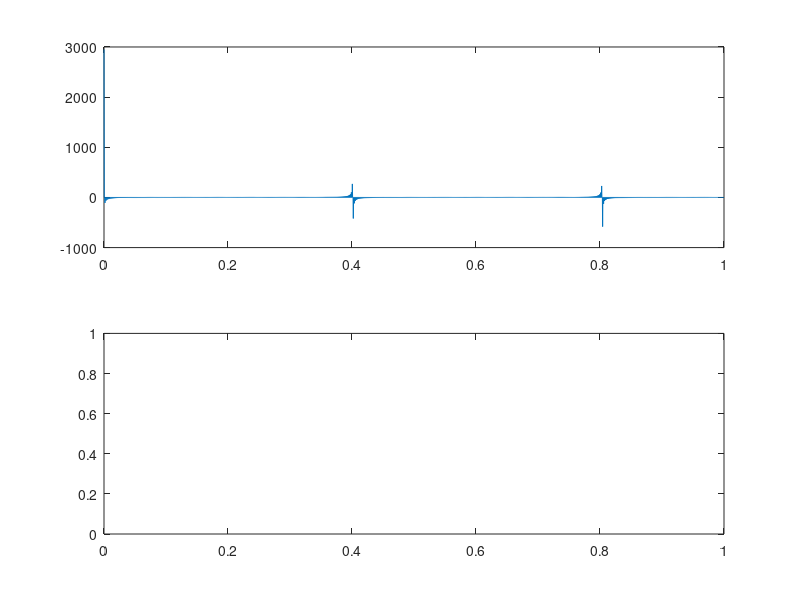

Source code (MATLAB):
close all;clear all;clc;

%% Discretization
% Create amount to discretize by

N=2^8*10;

% discretize

A=1;

k=100;
x = linspace(0,1,N);
a = -2*k^2*(1/N)^2*ones(1,N);
b = ones(1,N);
c = ones(1,N);
u = zeros(1,N);
f = A*ones(1,N);
alpha = zeros(1,N);

%% Apply the boundary conditions

u(1)= 10;
u(N)=0;

alpha(1)=a(1);
g(1)=f(1);

for j=2:1:N
    alpha(j)=a(j)-(b(j)/alpha(j-1))*c(j-1);
    g(j)=f(j) - (b(j)/alpha(j-1))*g(j-1);
end


for k = 1:1:(N-1)
    u(N-k)= (g(N-k)-c(N-k)*u(N-k))/alpha(N-k);
end

%% Solve uxact for comparison

for l=1:N
    uxact(l) = [1-[sinh(k*(x(N)-x(l)))+sinh(k*x(l))]/sinh(k*x(l))]*A/k^2+10*sinh(k*(x(N)-x(l)))/sinh(k*x(l));
end

subplot(2,1,1)
plot(x,u)
subplot(2,1,2)
plot(x,uxact)